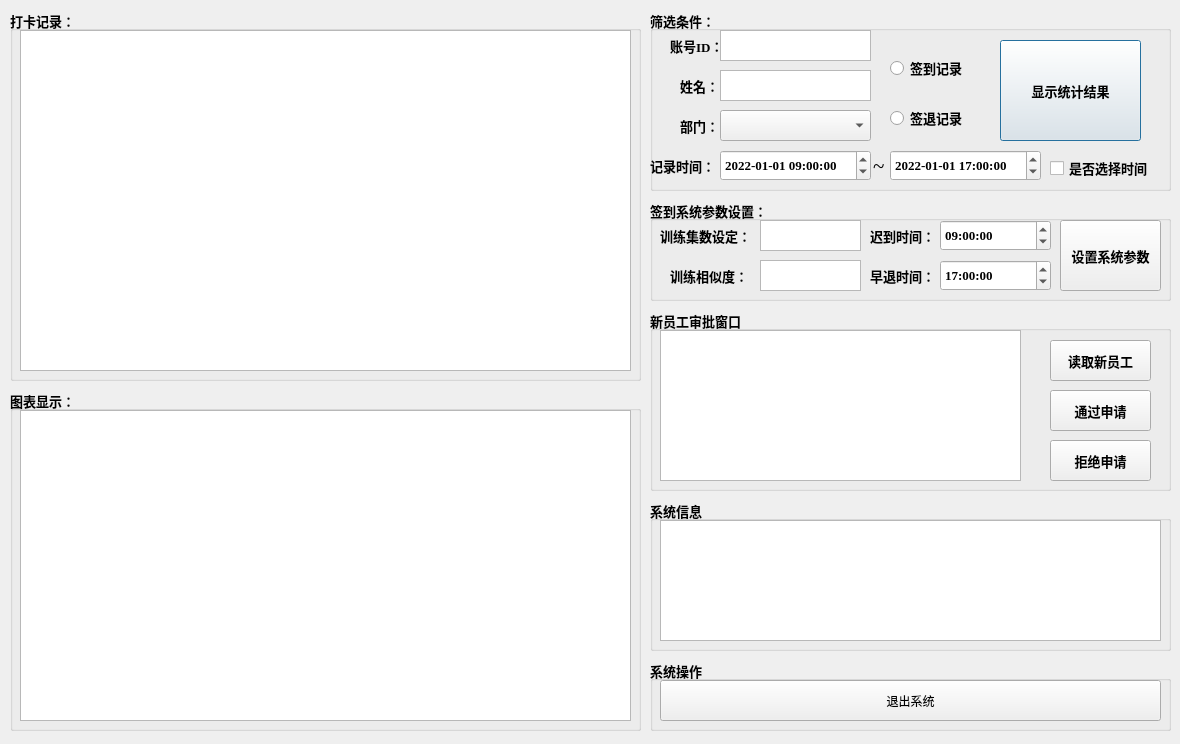
<?xml version="1.0" encoding="UTF-8"?>
<ui version="4.0">
 <class>WorkAttendanceAdmin</class>
 <widget class="QDialog" name="WorkAttendanceAdmin">
  <property name="geometry">
   <rect>
    <x>0</x>
    <y>0</y>
    <width>1180</width>
    <height>744</height>
   </rect>
  </property>
  <property name="windowTitle">
   <string>人脸考勤系统管理部门</string>
  </property>
  <widget class="QGroupBox" name="groupBox_5">
   <property name="geometry">
    <rect>
     <x>10</x>
     <y>10</y>
     <width>631</width>
     <height>371</height>
    </rect>
   </property>
   <property name="font">
    <font>
     <family>Times New Roman</family>
     <pointsize>10</pointsize>
     <weight>75</weight>
     <bold>true</bold>
    </font>
   </property>
   <property name="title">
    <string>打卡记录：</string>
   </property>
   <widget class="QTableView" name="AttendenceRecord">
    <property name="geometry">
     <rect>
      <x>10</x>
      <y>20</y>
      <width>611</width>
      <height>341</height>
     </rect>
    </property>
   </widget>
  </widget>
  <widget class="QGroupBox" name="groupBox_6">
   <property name="geometry">
    <rect>
     <x>10</x>
     <y>390</y>
     <width>631</width>
     <height>341</height>
    </rect>
   </property>
   <property name="font">
    <font>
     <family>Times New Roman</family>
     <pointsize>10</pointsize>
     <weight>75</weight>
     <bold>true</bold>
    </font>
   </property>
   <property name="title">
    <string>图表显示：</string>
   </property>
   <widget class="QtCharts::QChartView" name="graphicsView">
    <property name="geometry">
     <rect>
      <x>10</x>
      <y>20</y>
      <width>611</width>
      <height>311</height>
     </rect>
    </property>
   </widget>
  </widget>
  <widget class="QGroupBox" name="groupBox_2">
   <property name="geometry">
    <rect>
     <x>650</x>
     <y>10</y>
     <width>521</width>
     <height>181</height>
    </rect>
   </property>
   <property name="font">
    <font>
     <family>Times New Roman</family>
     <pointsize>10</pointsize>
     <weight>75</weight>
     <bold>true</bold>
    </font>
   </property>
   <property name="title">
    <string>筛选条件：</string>
   </property>
   <widget class="QPushButton" name="DisplayStatistics">
    <property name="geometry">
     <rect>
      <x>350</x>
      <y>30</y>
      <width>141</width>
      <height>101</height>
     </rect>
    </property>
    <property name="text">
     <string>显示统计结果</string>
    </property>
   </widget>
   <widget class="QDateTimeEdit" name="LeftTime">
    <property name="geometry">
     <rect>
      <x>70</x>
      <y>140</y>
      <width>151</width>
      <height>31</height>
     </rect>
    </property>
    <property name="dateTime">
     <datetime>
      <hour>9</hour>
      <minute>0</minute>
      <second>0</second>
      <year>2022</year>
      <month>1</month>
      <day>1</day>
     </datetime>
    </property>
    <property name="displayFormat">
     <string>yyyy-MM-dd hh:mm:ss</string>
    </property>
   </widget>
   <widget class="QDateTimeEdit" name="RightTime">
    <property name="geometry">
     <rect>
      <x>240</x>
      <y>140</y>
      <width>151</width>
      <height>31</height>
     </rect>
    </property>
    <property name="dateTime">
     <datetime>
      <hour>17</hour>
      <minute>0</minute>
      <second>0</second>
      <year>2022</year>
      <month>1</month>
      <day>1</day>
     </datetime>
    </property>
    <property name="displayFormat">
     <string>yyyy-MM-dd hh:mm:ss</string>
    </property>
   </widget>
   <widget class="QLabel" name="label">
    <property name="geometry">
     <rect>
      <x>223</x>
      <y>140</y>
      <width>61</width>
      <height>31</height>
     </rect>
    </property>
    <property name="font">
     <font>
      <pointsize>16</pointsize>
      <weight>50</weight>
      <bold>false</bold>
     </font>
    </property>
    <property name="text">
     <string>~</string>
    </property>
   </widget>
   <widget class="QLabel" name="id_label">
    <property name="geometry">
     <rect>
      <x>0</x>
      <y>140</y>
      <width>71</width>
      <height>31</height>
     </rect>
    </property>
    <property name="font">
     <font>
      <family>Times New Roman</family>
      <weight>75</weight>
      <bold>true</bold>
     </font>
    </property>
    <property name="text">
     <string>记录时间：</string>
    </property>
   </widget>
   <widget class="QComboBox" name="comboBox">
    <property name="geometry">
     <rect>
      <x>70</x>
      <y>100</y>
      <width>151</width>
      <height>31</height>
     </rect>
    </property>
    <property name="font">
     <font>
      <family>Times New Roman</family>
      <pointsize>10</pointsize>
     </font>
    </property>
   </widget>
   <widget class="QTextEdit" name="NameInput">
    <property name="geometry">
     <rect>
      <x>70</x>
      <y>60</y>
      <width>151</width>
      <height>31</height>
     </rect>
    </property>
    <property name="font">
     <font>
      <family>Times New Roman</family>
      <pointsize>10</pointsize>
     </font>
    </property>
   </widget>
   <widget class="QLabel" name="id_label_2">
    <property name="geometry">
     <rect>
      <x>20</x>
      <y>20</y>
      <width>54</width>
      <height>31</height>
     </rect>
    </property>
    <property name="font">
     <font>
      <family>Times New Roman</family>
      <weight>75</weight>
      <bold>true</bold>
     </font>
    </property>
    <property name="text">
     <string>账号ID：</string>
    </property>
   </widget>
   <widget class="QTextEdit" name="UserID">
    <property name="geometry">
     <rect>
      <x>70</x>
      <y>20</y>
      <width>151</width>
      <height>31</height>
     </rect>
    </property>
    <property name="font">
     <font>
      <family>Times New Roman</family>
      <pointsize>10</pointsize>
     </font>
    </property>
   </widget>
   <widget class="QLabel" name="name_label">
    <property name="geometry">
     <rect>
      <x>30</x>
      <y>60</y>
      <width>54</width>
      <height>31</height>
     </rect>
    </property>
    <property name="font">
     <font>
      <family>Times New Roman</family>
      <weight>75</weight>
      <bold>true</bold>
     </font>
    </property>
    <property name="text">
     <string>姓名：</string>
    </property>
   </widget>
   <widget class="QLabel" name="label_2">
    <property name="geometry">
     <rect>
      <x>30</x>
      <y>100</y>
      <width>54</width>
      <height>31</height>
     </rect>
    </property>
    <property name="font">
     <font>
      <weight>75</weight>
      <bold>true</bold>
     </font>
    </property>
    <property name="text">
     <string>部门：</string>
    </property>
   </widget>
   <widget class="QRadioButton" name="SignOutTable">
    <property name="geometry">
     <rect>
      <x>240</x>
      <y>100</y>
      <width>89</width>
      <height>16</height>
     </rect>
    </property>
    <property name="text">
     <string>签退记录</string>
    </property>
   </widget>
   <widget class="QRadioButton" name="AttendenceTable">
    <property name="geometry">
     <rect>
      <x>240</x>
      <y>50</y>
      <width>89</width>
      <height>16</height>
     </rect>
    </property>
    <property name="text">
     <string>签到记录</string>
    </property>
   </widget>
   <widget class="QCheckBox" name="isTimeEnabled">
    <property name="geometry">
     <rect>
      <x>400</x>
      <y>150</y>
      <width>111</width>
      <height>16</height>
     </rect>
    </property>
    <property name="text">
     <string>是否选择时间</string>
    </property>
   </widget>
  </widget>
  <widget class="QPushButton" name="QuitSys">
   <property name="geometry">
    <rect>
     <x>660</x>
     <y>680</y>
     <width>501</width>
     <height>41</height>
    </rect>
   </property>
   <property name="text">
    <string>退出系统</string>
   </property>
  </widget>
  <widget class="QGroupBox" name="groupBox_3">
   <property name="geometry">
    <rect>
     <x>650</x>
     <y>500</y>
     <width>521</width>
     <height>151</height>
    </rect>
   </property>
   <property name="font">
    <font>
     <family>Times New Roman</family>
     <pointsize>10</pointsize>
     <weight>75</weight>
     <bold>true</bold>
    </font>
   </property>
   <property name="title">
    <string>系统信息</string>
   </property>
   <widget class="QTextBrowser" name="SystemStatusInfo">
    <property name="geometry">
     <rect>
      <x>10</x>
      <y>20</y>
      <width>501</width>
      <height>121</height>
     </rect>
    </property>
   </widget>
  </widget>
  <widget class="QGroupBox" name="groupBox_4">
   <property name="geometry">
    <rect>
     <x>650</x>
     <y>200</y>
     <width>521</width>
     <height>101</height>
    </rect>
   </property>
   <property name="font">
    <font>
     <family>Times New Roman</family>
     <pointsize>10</pointsize>
     <weight>75</weight>
     <bold>true</bold>
    </font>
   </property>
   <property name="title">
    <string>签到系统参数设置：</string>
   </property>
   <widget class="QPushButton" name="CommitParam">
    <property name="geometry">
     <rect>
      <x>410</x>
      <y>20</y>
      <width>101</width>
      <height>71</height>
     </rect>
    </property>
    <property name="text">
     <string>设置系统参数</string>
    </property>
   </widget>
   <widget class="QDateTimeEdit" name="LateTimeSet">
    <property name="geometry">
     <rect>
      <x>290</x>
      <y>20</y>
      <width>111</width>
      <height>31</height>
     </rect>
    </property>
    <property name="dateTime">
     <datetime>
      <hour>9</hour>
      <minute>0</minute>
      <second>0</second>
      <year>2020</year>
      <month>1</month>
      <day>1</day>
     </datetime>
    </property>
    <property name="displayFormat">
     <string>hh:mm:ss</string>
    </property>
   </widget>
   <widget class="QLabel" name="id_label_3">
    <property name="geometry">
     <rect>
      <x>220</x>
      <y>20</y>
      <width>71</width>
      <height>31</height>
     </rect>
    </property>
    <property name="font">
     <font>
      <family>Times New Roman</family>
      <weight>75</weight>
      <bold>true</bold>
     </font>
    </property>
    <property name="text">
     <string>迟到时间：</string>
    </property>
   </widget>
   <widget class="QTextEdit" name="TranningSimilarity">
    <property name="geometry">
     <rect>
      <x>110</x>
      <y>60</y>
      <width>101</width>
      <height>31</height>
     </rect>
    </property>
    <property name="font">
     <font>
      <family>Times New Roman</family>
      <pointsize>10</pointsize>
     </font>
    </property>
   </widget>
   <widget class="QLabel" name="id_label_4">
    <property name="geometry">
     <rect>
      <x>10</x>
      <y>20</y>
      <width>101</width>
      <height>31</height>
     </rect>
    </property>
    <property name="font">
     <font>
      <family>Times New Roman</family>
      <weight>75</weight>
      <bold>true</bold>
     </font>
    </property>
    <property name="text">
     <string>训练集数设定：</string>
    </property>
   </widget>
   <widget class="QTextEdit" name="TranningSet">
    <property name="geometry">
     <rect>
      <x>110</x>
      <y>20</y>
      <width>101</width>
      <height>31</height>
     </rect>
    </property>
    <property name="font">
     <font>
      <family>Times New Roman</family>
      <pointsize>10</pointsize>
     </font>
    </property>
   </widget>
   <widget class="QLabel" name="name_label_2">
    <property name="geometry">
     <rect>
      <x>20</x>
      <y>60</y>
      <width>111</width>
      <height>31</height>
     </rect>
    </property>
    <property name="font">
     <font>
      <family>Times New Roman</family>
      <weight>75</weight>
      <bold>true</bold>
     </font>
    </property>
    <property name="text">
     <string>训练相似度：</string>
    </property>
   </widget>
   <widget class="QLabel" name="id_label_5">
    <property name="geometry">
     <rect>
      <x>220</x>
      <y>60</y>
      <width>71</width>
      <height>31</height>
     </rect>
    </property>
    <property name="font">
     <font>
      <family>Times New Roman</family>
      <weight>75</weight>
      <bold>true</bold>
     </font>
    </property>
    <property name="text">
     <string>早退时间：</string>
    </property>
   </widget>
   <widget class="QDateTimeEdit" name="LeaveEarilyTimeSet">
    <property name="geometry">
     <rect>
      <x>290</x>
      <y>60</y>
      <width>111</width>
      <height>31</height>
     </rect>
    </property>
    <property name="dateTime">
     <datetime>
      <hour>17</hour>
      <minute>0</minute>
      <second>0</second>
      <year>2020</year>
      <month>1</month>
      <day>1</day>
     </datetime>
    </property>
    <property name="time">
     <time>
      <hour>17</hour>
      <minute>0</minute>
      <second>0</second>
     </time>
    </property>
    <property name="displayFormat">
     <string>hh:mm:ss</string>
    </property>
   </widget>
  </widget>
  <widget class="QGroupBox" name="groupBox_7">
   <property name="geometry">
    <rect>
     <x>650</x>
     <y>660</y>
     <width>521</width>
     <height>71</height>
    </rect>
   </property>
   <property name="font">
    <font>
     <family>Times New Roman</family>
     <pointsize>10</pointsize>
     <weight>75</weight>
     <bold>true</bold>
    </font>
   </property>
   <property name="title">
    <string>系统操作</string>
   </property>
  </widget>
  <widget class="QGroupBox" name="groupBox_8">
   <property name="geometry">
    <rect>
     <x>650</x>
     <y>310</y>
     <width>521</width>
     <height>181</height>
    </rect>
   </property>
   <property name="font">
    <font>
     <family>Times New Roman</family>
     <pointsize>10</pointsize>
     <weight>75</weight>
     <bold>true</bold>
    </font>
   </property>
   <property name="title">
    <string>新员工审批窗口</string>
   </property>
   <widget class="QTableView" name="newEmployee">
    <property name="geometry">
     <rect>
      <x>10</x>
      <y>20</y>
      <width>361</width>
      <height>151</height>
     </rect>
    </property>
   </widget>
   <widget class="QPushButton" name="Accept">
    <property name="geometry">
     <rect>
      <x>400</x>
      <y>80</y>
      <width>101</width>
      <height>41</height>
     </rect>
    </property>
    <property name="text">
     <string>通过申请</string>
    </property>
   </widget>
   <widget class="QPushButton" name="Denied">
    <property name="geometry">
     <rect>
      <x>400</x>
      <y>130</y>
      <width>101</width>
      <height>41</height>
     </rect>
    </property>
    <property name="text">
     <string>拒绝申请</string>
    </property>
   </widget>
   <widget class="QPushButton" name="getNewEmployee">
    <property name="geometry">
     <rect>
      <x>400</x>
      <y>30</y>
      <width>101</width>
      <height>41</height>
     </rect>
    </property>
    <property name="text">
     <string>读取新员工</string>
    </property>
   </widget>
  </widget>
  <zorder>groupBox_7</zorder>
  <zorder>groupBox_5</zorder>
  <zorder>groupBox_6</zorder>
  <zorder>groupBox_2</zorder>
  <zorder>QuitSys</zorder>
  <zorder>groupBox_3</zorder>
  <zorder>groupBox_4</zorder>
  <zorder>groupBox_8</zorder>
 </widget>
 <customwidgets>
  <customwidget>
   <class>QtCharts::QChartView</class>
   <extends>QGraphicsView</extends>
   <header location="global">QtCharts/QChartView</header>
  </customwidget>
 </customwidgets>
 <resources/>
 <connections/>
</ui>
